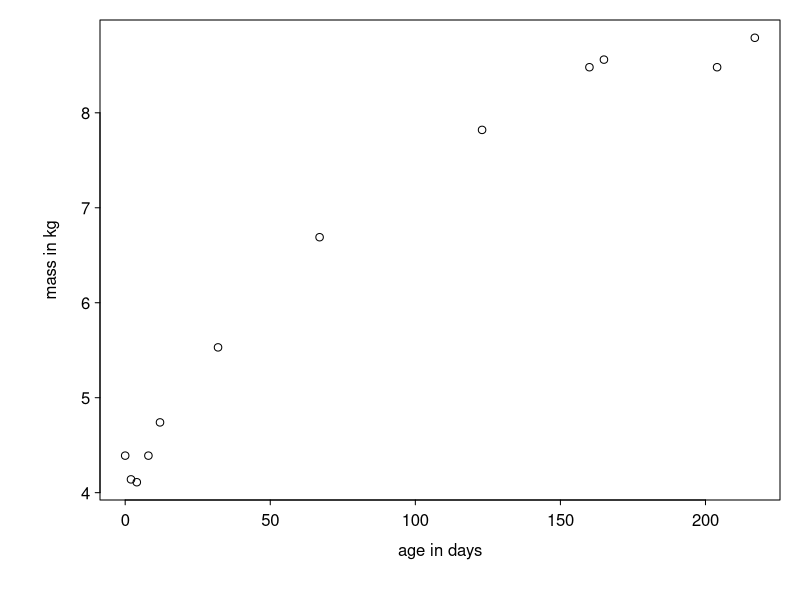
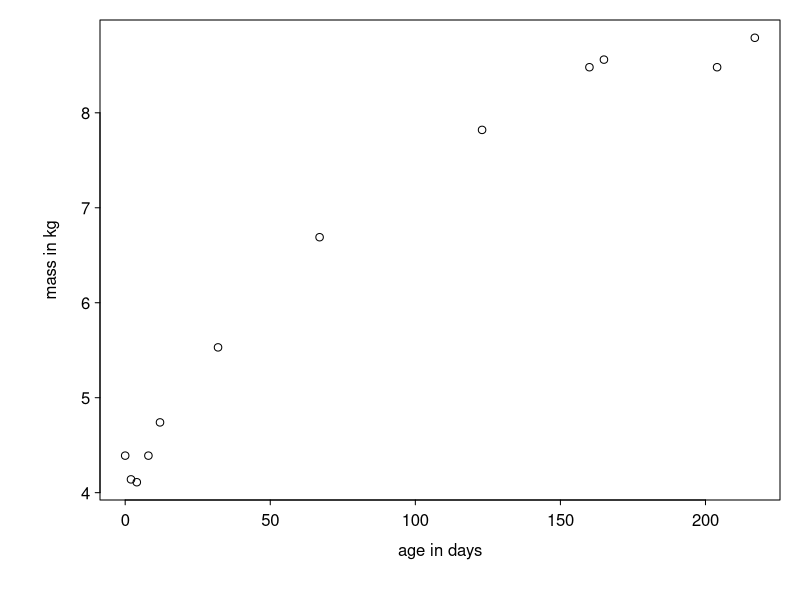

Source code (R) for these figures, in order:
# Hypothesis: The rate at which Beren grows is speeding up over time

setwd("~/Desktop/Evolution/Tasks/Task02")
beren4 <- read.csv("beren_new.csv", stringsAsFactors=F)
head(beren4)
Weight <- which(beren4$event == "trait_mass")

Weight[1:4]
par(las=1, mar=c(5, 5, 1, 1), mgp=c(2, 0.5, 0), tck =-0.01)
plot(beren4$age[Weight], beren4$value[Weight], type="p", xlab="age in days", ylab="mass in kg")

pdf("BerenGrowthOverTime.pdf")
par(las=1, mar=c(5, 5, 1, 1), mgp=c(2, 0.5, 0), tck =-0.01)
plot(beren4$age[Weight], beren4$value[Weight], type="p", xlab="age in days", ylab="mass in kg")
dev.off()

